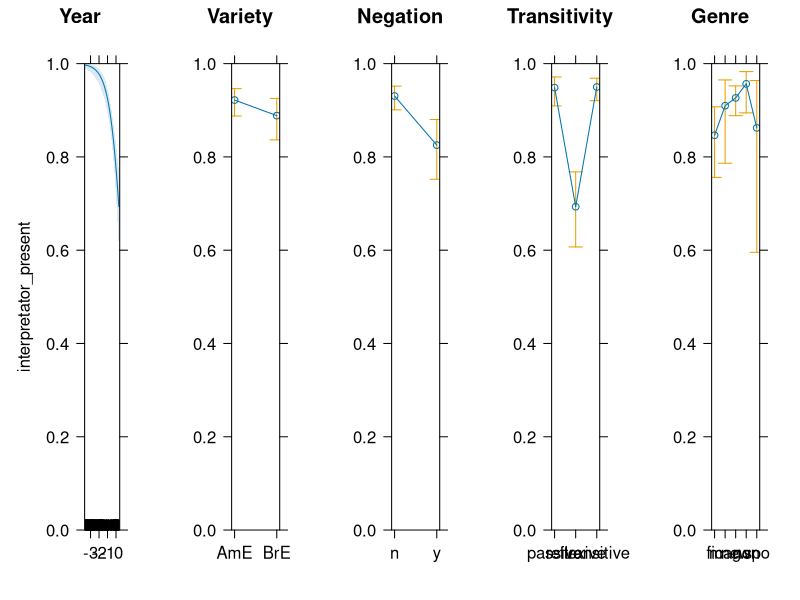
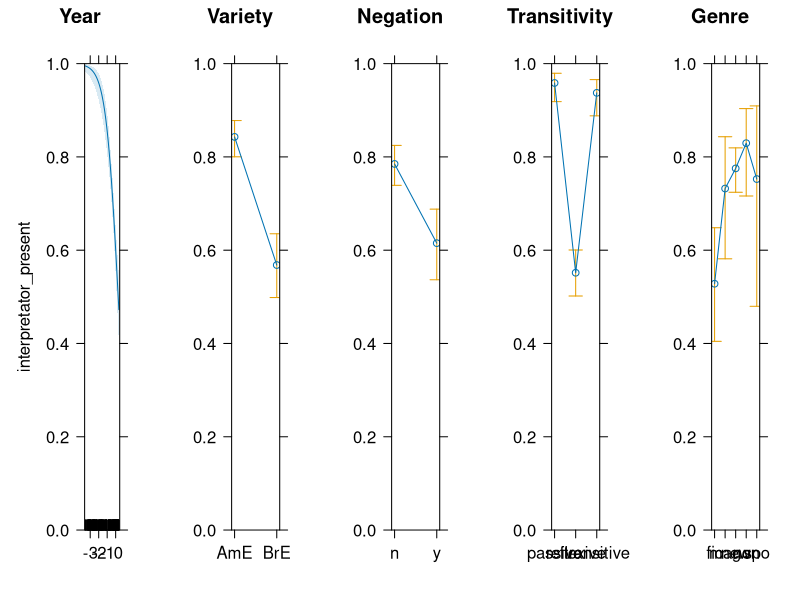
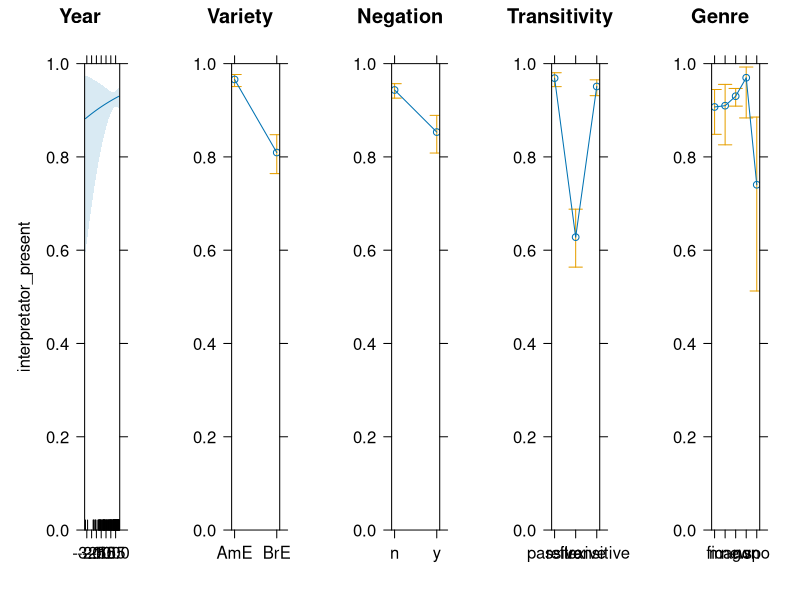

Reproduce these figures in R, in order.
## ---- chunk 1
all_data <- read.csv("./data/all_data.csv", stringsAsFactors = T)
mid_data <- subset(all_data, year >= 1820)

# recode drama -> spoken
mid_data$genre[mid_data$genre == "Drama"] <- "Spoken"
mid_data$genre_short[mid_data$genre_short == "dra"] <- "spo"
mid_data <- droplevels(mid_data)

str(mid_data)
## ---- chunk 2
m_mid_deceive <- glm(
  interpretator_present ~ year_c + variety + transitivity + negation + genre_short, 
  data=mid_data, subset=verb == "deceive", family="binomial")

arm::display(m_mid_deceive)
## ---- chunk 3
plot(effects::predictorEffect(
  "year_c",
  m_mid_deceive, 
  confidence.level=.95), 
  axes=list(y=list(type="response", lim=c(0,1))),
  lattice=list(array=list(row=1, col=1, nrow=1, ncol=5, more=T)),
  main="Year", xlab="")

plot(effects::predictorEffect(
  "variety",
  m_mid_deceive, 
  confidence.level=.95), 
  axes=list(y=list(type="response",lim=c(0,1))),
  lattice=list(array=list(row=1, col=2, nrow=1, ncol=5, more=T)),
  main="Variety", xlab="", ylab="")

plot(effects::predictorEffect(
  "negation",
  m_mid_deceive, 
  confidence.level=.95), 
  axes=list(y=list(type="response",lim=c(0,1))),
  lattice=list(array=list(row=1, col=3, nrow=1, ncol=5, more=T)),
  main="Negation", xlab="", ylab="")

plot(effects::predictorEffect(
  "transitivity",
  m_mid_deceive, 
  confidence.level=.95), 
  axes=list(y=list(type="response",lim=c(0,1))),
  lattice=list(array=list(row=1, col=4, nrow=1, ncol=5, more=T)),
  main="Transitivity", xlab="", ylab="")

plot(effects::predictorEffect(
  "genre_short",
  m_mid_deceive, 
  confidence.level=.95), 
  axes=list(y=list(type="response",lim=c(0,1))),
  lattice=list(array=list(row=1, col=5, nrow=1, ncol=5, more=F)),
  main="Genre", xlab="", ylab="")
## ---- chunk 4
m_mid_delude <- glm(
  interpretator_present ~ year_c + variety + transitivity + negation + genre_short, 
  data=mid_data, subset=verb == "delude", family="binomial")

arm::display(m_mid_delude)
## ---- chunk 5
plot(effects::predictorEffect(
  "year_c",
  m_mid_delude, 
  confidence.level=.95), 
  axes=list(y=list(type="response", lim=c(0,1))),
  lattice=list(array=list(row=1, col=1, nrow=1, ncol=5, more=T)),
  main="Year", xlab="")

plot(effects::predictorEffect(
  "variety",
  m_mid_delude, 
  confidence.level=.95), 
  axes=list(y=list(type="response",lim=c(0,1))),
  lattice=list(array=list(row=1, col=2, nrow=1, ncol=5, more=T)),
  main="Variety", xlab="", ylab="")

plot(effects::predictorEffect(
  "negation",
  m_mid_delude, 
  confidence.level=.95), 
  axes=list(y=list(type="response",lim=c(0,1))),
  lattice=list(array=list(row=1, col=3, nrow=1, ncol=5, more=T)),
  main="Negation", xlab="", ylab="")

plot(effects::predictorEffect(
  "transitivity",
  m_mid_delude, 
  confidence.level=.95), 
  axes=list(y=list(type="response",lim=c(0,1))),
  lattice=list(array=list(row=1, col=4, nrow=1, ncol=5, more=T)),
  main="Transitivity", xlab="", ylab="")

plot(effects::predictorEffect(
  "genre_short",
  m_mid_delude, 
  confidence.level=.95), 
  axes=list(y=list(type="response",lim=c(0,1))),
  lattice=list(array=list(row=1, col=5, nrow=1, ncol=5, more=F)),
  main="Genre", xlab="", ylab="")
## ---- chunk 6
m_mid_fool <- glm(
  interpretator_present ~ year_c + variety + transitivity + negation + genre_short, 
  data=mid_data, subset=verb == "fool", family="binomial")

arm::display(m_mid_fool)
## ---- chunk 7
plot(effects::predictorEffect(
  "year_c",
  m_mid_fool, 
  confidence.level=.95), 
  axes=list(y=list(type="response", lim=c(0,1))),
  lattice=list(array=list(row=1, col=1, nrow=1, ncol=5, more=T)),
  main="Year", xlab="")

plot(effects::predictorEffect(
  "variety",
  m_mid_fool, 
  confidence.level=.95), 
  axes=list(y=list(type="response",lim=c(0,1))),
  lattice=list(array=list(row=1, col=2, nrow=1, ncol=5, more=T)),
  main="Variety", xlab="", ylab="")

plot(effects::predictorEffect(
  "negation",
  m_mid_fool, 
  confidence.level=.95), 
  axes=list(y=list(type="response",lim=c(0,1))),
  lattice=list(array=list(row=1, col=3, nrow=1, ncol=5, more=T)),
  main="Negation", xlab="", ylab="")

plot(effects::predictorEffect(
  "transitivity",
  m_mid_fool, 
  confidence.level=.95), 
  axes=list(y=list(type="response",lim=c(0,1))),
  lattice=list(array=list(row=1, col=4, nrow=1, ncol=5, more=T)),
  main="Transitivity", xlab="", ylab="")

plot(effects::predictorEffect(
  "genre_short",
  m_mid_fool, 
  confidence.level=.95), 
  axes=list(y=list(type="response",lim=c(0,1))),
  lattice=list(array=list(row=1, col=5, nrow=1, ncol=5, more=F)),
  main="Genre", xlab="", ylab="")
